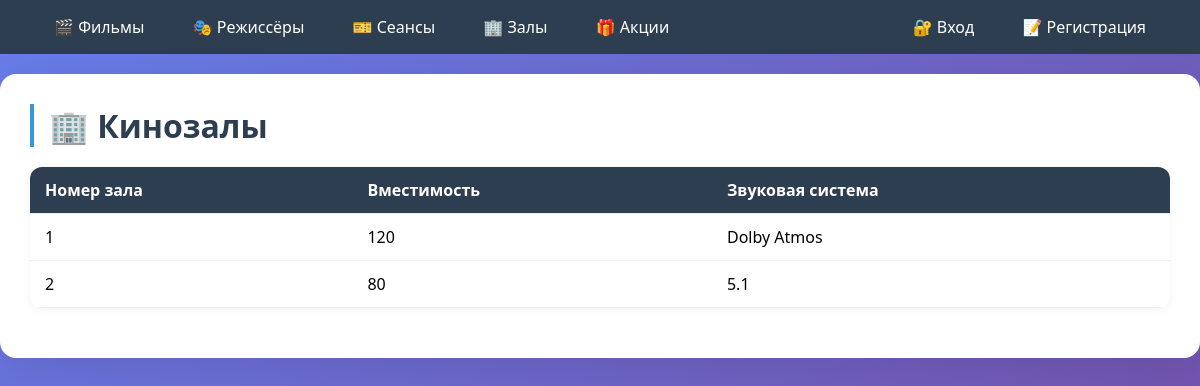
Before: /halls/ with the older database file.
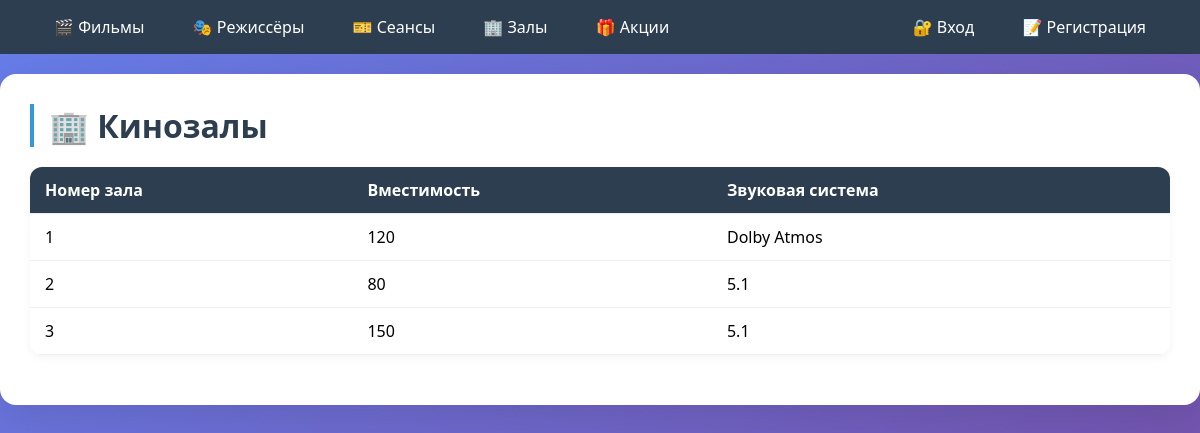
After: the same page with the newer database file.
### cinema/models.py (models this page shows, shortened)
class Hall(models.Model):
    number = models.IntegerField('Номер зала', unique=True)
    capacity = models.IntegerField('Вместимость')
    sound_system = models.CharField('Звуковая система', max_length=100)
    class Meta:
        verbose_name = 'Кинозал'
        verbose_name_plural = 'Кинозалы'

### cinema/views.py (the view)
# urls.py: path('halls/', views.hall_list, name='hall_list'),
def hall_list(request):
    halls = Hall.objects.all()
    return render(request, 'cinema/hall_list.html', {'halls': halls})

### cinema/templates/cinema/hall_list.html (shortened to what this page needs)
{% extends 'cinema/base.html' %}
{% block content %}
<h1>🏢 Кинозалы</h1>
<table>
    <thead>
        <tr>
            <th>Номер зала</th><th>Вместимость</th><th>Звуковая система</th>
        </tr>
    </thead>
    <tbody>
        {% for hall in halls %}
        <tr>
            <td>{{ hall.number }}</td>
            <td>{{ hall.capacity }}</td>
            <td>{{ hall.sound_system }}</td>
        </tr>
        {% endfor %}
    </tbody>
</table>
{% endblock %}

Changed rows visible on the page:
added Hall: number "3", capacity "150", sound_system "5.1"
